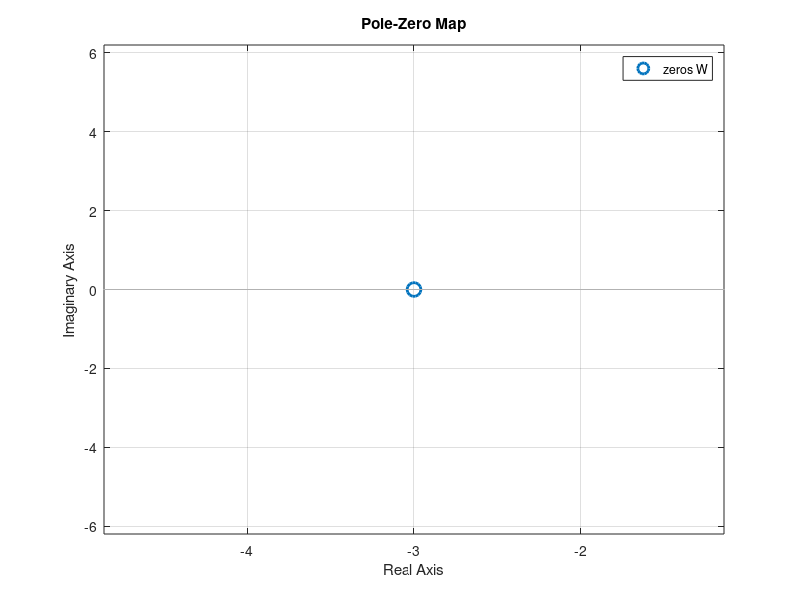
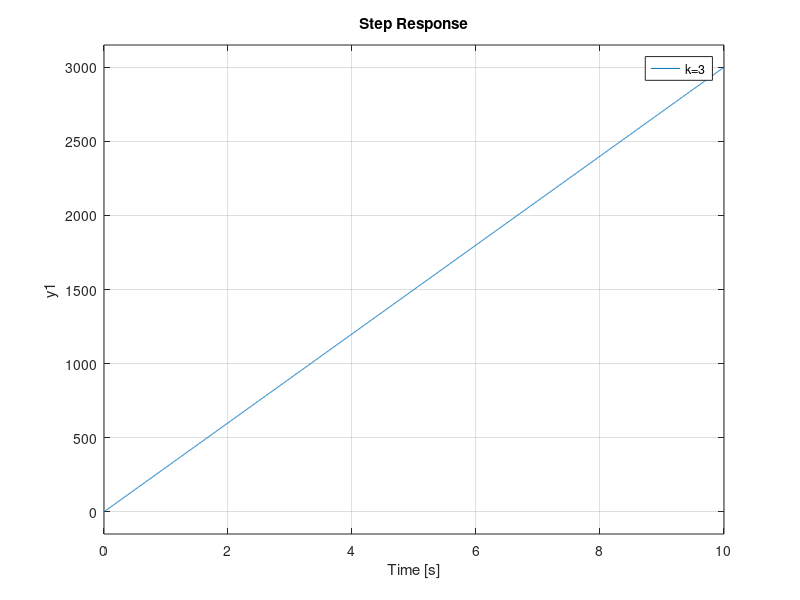
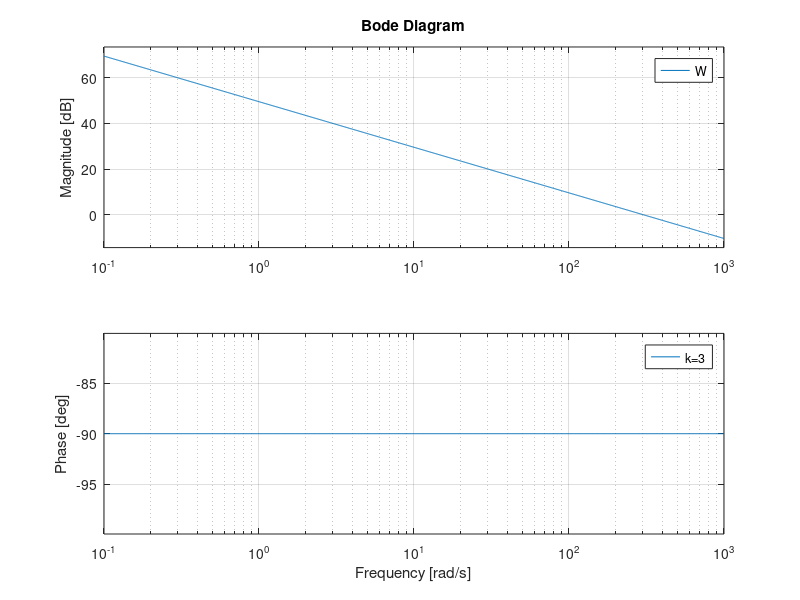
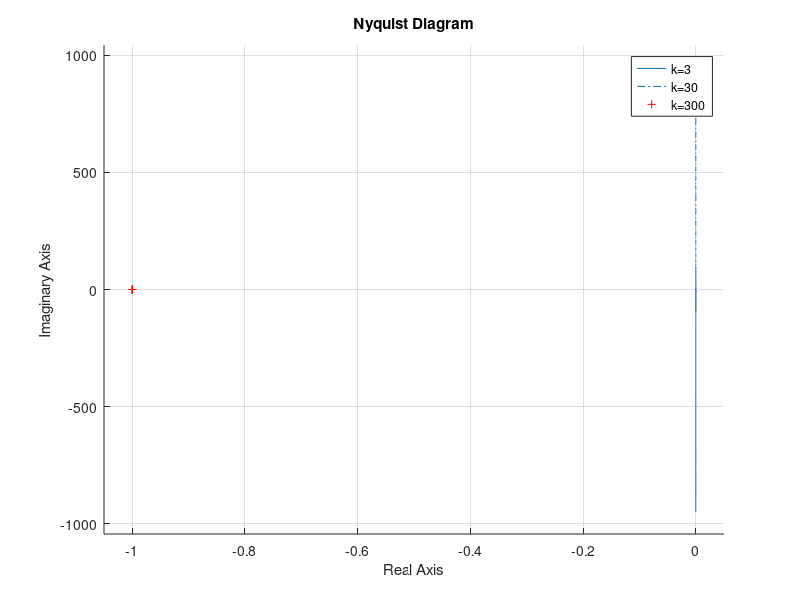

Write the MATLAB code that produced these figures, in order.

figure(1)
hold on
for i=3:30:300
    W = tf([1 i],1);
    pzmap(W)
end

figure(2)
hold on
for i=[3 30 300]
    W=tf(i,[1 0]);
    step(W)
end
legend("k=3","k=30","k=300")

figure(3)
hold on
for i=[3 30 300]
    W=tf(i,[1 0]);
    bode(W)
end
legend("k=3","k=30","k=300")

figure(4)
hold on
for i=[3 30 300]
    W=tf(i,[1 0]);
    nyquist(W)
end
legend("k=3","k=30","k=300")

figure(5)
hold on
for i=[3 30 300]
    W=tf(i,[1 i]);
    step(W)
end
legend("k=3","k=30","k=300")

figure(6)
hold on
for i=[3 30 300]
    W=tf(i,[1 i]);
    bode(W)
end
legend("k=3","k=30","k=300")

figure(7)
hold on
for i=[3 30 300]
    W=tf(i,[1 i]);
    nyquist(W)
end
legend("k=3","k=30","k=300")